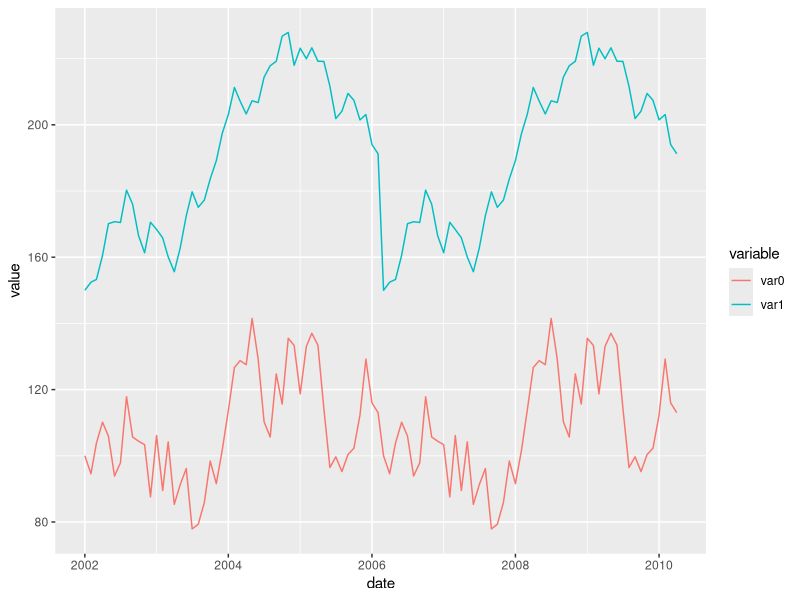

Write the R code that produced this figure.
library("reshape2")
library("ggplot2")

test_data <-
  data.frame(
    var0 = 100 + c(0, cumsum(runif(49, -20, 20))),
    var1 = 150 + c(0, cumsum(runif(49, -10, 10))),
    date = seq(as.Date("2002-01-01"), by="1 month", length.out=100)
  )
  
test_data_long <- melt(test_data, id="date")  # convert to long format

ggplot(data=test_data_long,
       aes(x=date, y=value, colour=variable)) +
       geom_line()
